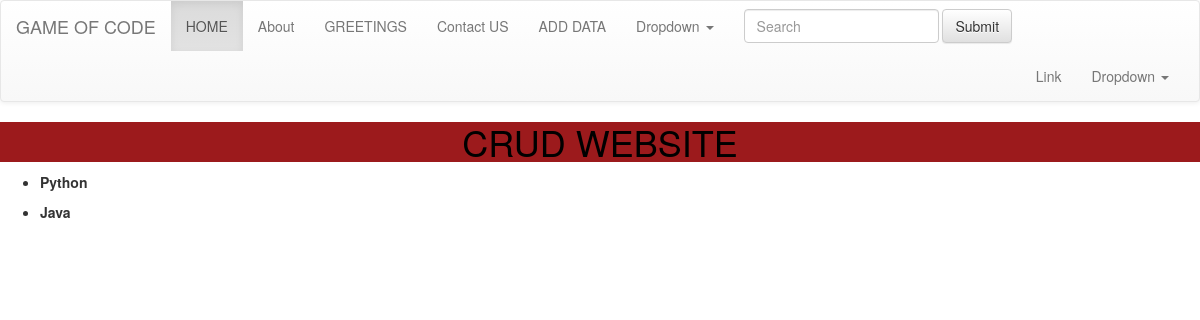
Before: / with the older database file.
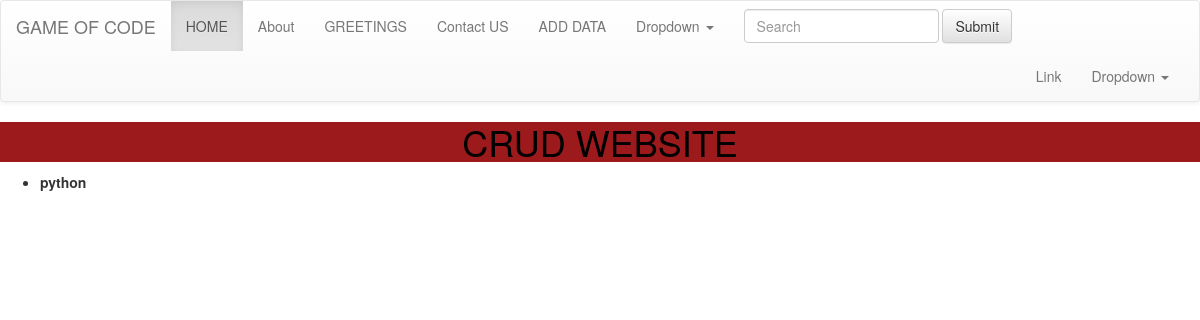
After: the same page with the newer database file.
### app.py (models this page shows, shortened)
class Language(db.Model):
    id = db.Column(db.Integer, primary_key=True)
    name = db.Column(db.String(50), unique=True, nullable=False)
    image = db.Column(db.String(60))
    description = db.Column(db.Text)

### app.py (the view)
@app.route('/')
def index():  # function
    languages = Language.query.all()
    return render_template('Index.html', languages=languages)

### templates/Index.html
{% extends 'base.html' %}
{% block body %}
 <h1>CRUD WEBSITE</h1>
{% if languages %}
         {% for language in languages %}
             <ul>
                 <li>
                  <b>{{ language.name }}</b>
                 </li>
             </ul>
         {% endfor %}
    {% else %}
         <h1>THERE ARE NO LANGUAGES</h1>
     {% endif %}
{% endblock body %}

### templates/base.html (shortened to what this page needs)
<!DOCTYPE html>
<html lang="en">
<head>
<link rel="stylesheet" href="https://stackpath.bootstrapcdn.com/bootstrap/3.4.1/css/bootstrap.min.css">
<link rel="stylesheet" href="https://stackpath.bootstrapcdn.com/bootstrap/3.4.1/css/bootstrap-theme.min.css">
    <link rel="stylesheet" href="{{ url_for('static',filename= 'CSS/styles.css') }}">
</head>
<body>
<nav class="navbar navbar-default">
  <div class="container-fluid">
    <div class="navbar-header">
      <a class="navbar-brand" href="#">GAME OF CODE</a>
    </div>
    <div class="collapse navbar-collapse" id="bs-example-navbar-collapse-1">
      <ul class="nav navbar-nav">
        <li class="active"><a href="/">HOME <span class="sr-only">(current)</span></a></li>
        <li><a href="/about">About</a></li>
          <li><a href="/about/william">GREETINGS</a></li>
          <li><a href="/contact_us">Contact US</a></li>
          <li><a href="/add_data">ADD DATA</a></li>
        <li class="dropdown">
          <a href="#" class="dropdown-toggle" data-toggle="dropdown" role="button" aria-haspopup="true" aria-expanded="false">Dropdown <span class="caret"></span></a>
        </li>
      </ul>
      <form class="navbar-form navbar-left">
        <div class="form-group">
          <input type="text" class="form-control" placeholder="Search">
        </div>
        <button type="submit" class="btn btn-default">Submit</button>
      </form>
      <ul class="nav navbar-nav navbar-right">
        <li><a href="#">Link</a></li>
        <li class="dropdown">
          <a href="#" class="dropdown-toggle" data-toggle="dropdown" role="button" aria-haspopup="true" aria-expanded="false">Dropdown <span class="caret"></span></a>
        </li>
      </ul>
    </div>
  </div>
</nav>
{% block body %}
{% endblock body %}
</body>
</html>

### static/CSS/styles.css (style rules this page uses)
h1 { text-align: center; background-color: #9C1A1C; color: black; }

Changed rows visible on the page:
removed Language: name "Java"
changed Language: name "Python" → "python"
